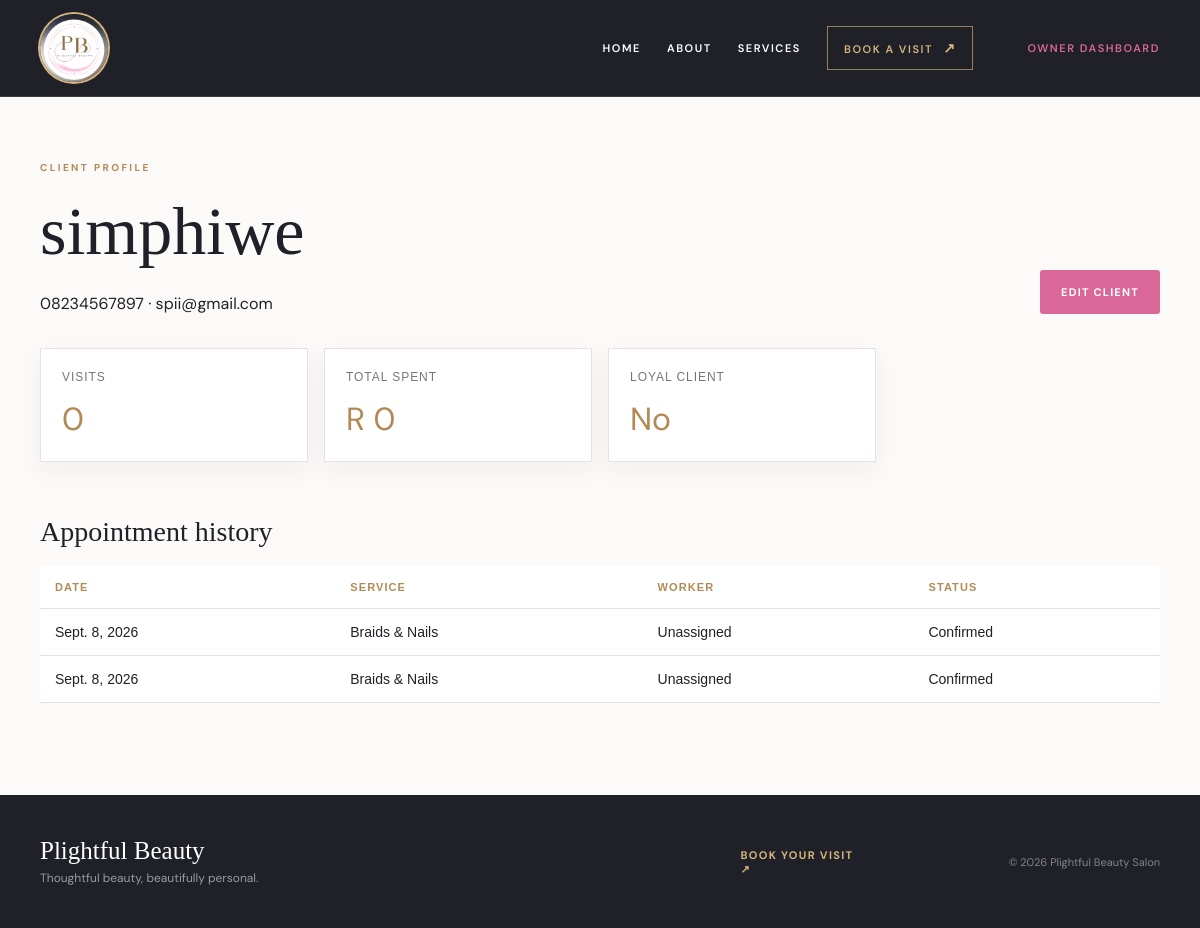
The app's page /owner/clients/6/, older data.
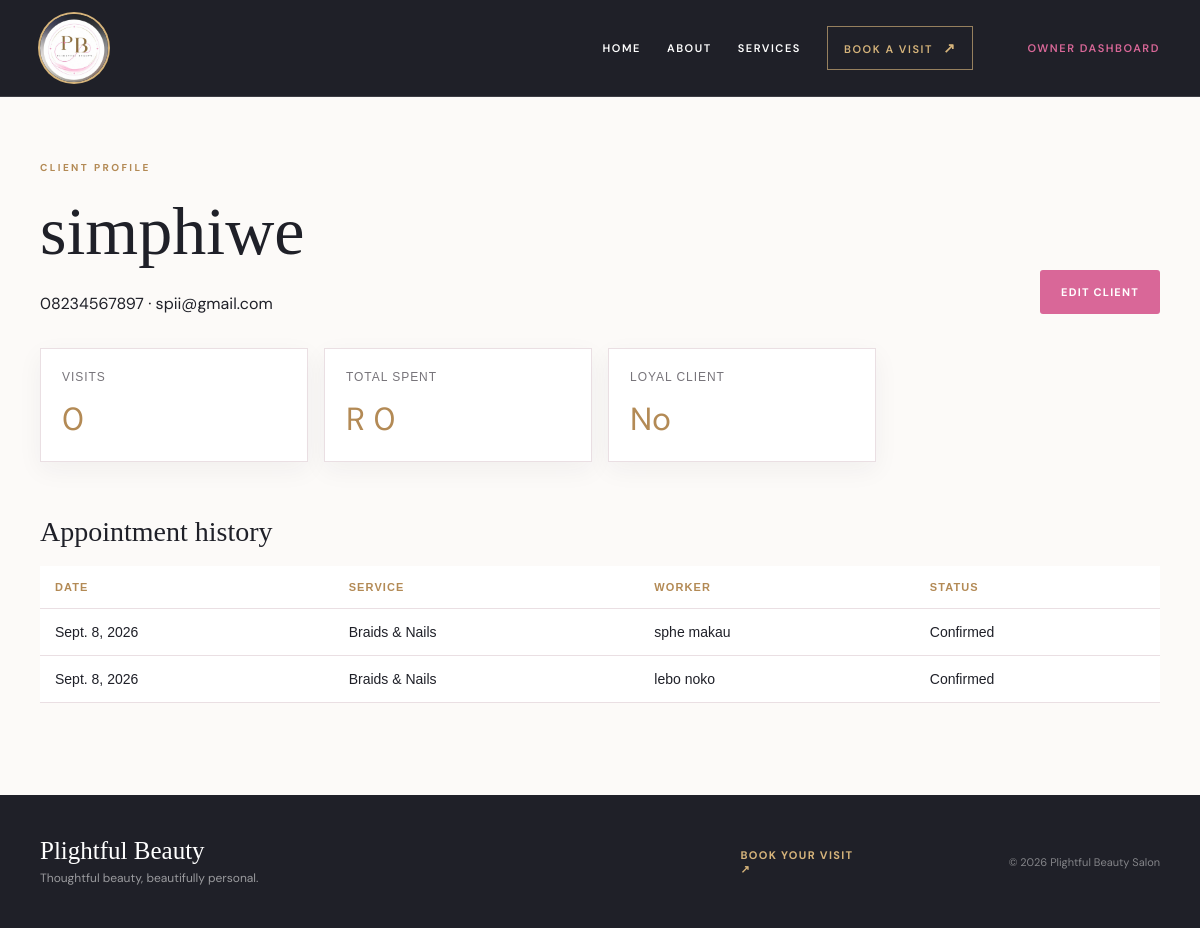
The same page, newer data.
### core/models.py (models this page shows, shortened)
class Appointment(models.Model):
    PENDING = 'pending'
    CONFIRMED = 'confirmed'
    CHECKED_IN = 'checked_in'
    IN_PROGRESS = 'in_progress'
    COMPLETED = 'completed'
    CANCELLED = 'cancelled'
    STATUS_CHOICES = [(PENDING, 'Pending'), (CONFIRMED, 'Confirmed'), (CHECKED_IN, 'Checked In'),
                      (IN_PROGRESS, 'In Progress'), (COMPLETED, 'Completed'), (CANCELLED, 'Cancelled')]
    client = models.ForeignKey(Client, on_delete=models.CASCADE, related_name='appointments')
    service = models.ForeignKey(Service, on_delete=models.PROTECT, related_name='appointments')
    worker = models.ForeignKey(Worker, on_delete=models.SET_NULL, null=True, blank=True, related_name='appointments')
    appointment_date = models.DateField()
    appointment_time = models.TimeField()
    notes = models.TextField(blank=True)
    inspiration_image_1 = models.ImageField(upload_to='inspiration/', blank=True, null=True)
    inspiration_image_2 = models.ImageField(upload_to='inspiration/', blank=True, null=True)
    status = models.CharField(max_length=20, choices=STATUS_CHOICES, default=PENDING)
    created_at = models.DateTimeField(auto_now_add=True)
    paid_at = models.DateTimeField(null=True, blank=True)
    completed_at = models.DateTimeField(null=True, blank=True)
    class Meta:
        ordering = ['appointment_date', 'appointment_time']
        constraints = [models.UniqueConstraint(fields=['appointment_date', 'appointment_time', 'worker'], name='unique_worker_slot')]

class Service(models.Model):
    name = models.CharField(max_length=120)
    description = models.TextField(blank=True)
    duration_minutes = models.PositiveIntegerField(default=60)
    price = models.DecimalField(max_digits=10, decimal_places=2)
    is_active = models.BooleanField(default=True)

class Worker(models.Model):
    user = models.OneToOneField(settings.AUTH_USER_MODEL, on_delete=models.CASCADE, related_name='worker_profile')
    position = models.CharField(max_length=100, default='Beauty Specialist')
    phone = models.CharField(max_length=30, blank=True)
    joined_date = models.DateField(auto_now_add=True)
    is_active = models.BooleanField(default=True)
    def __str__(self):
        return self.user.get_full_name() or self.user.username

### core/views.py (the view)
    def wrapped(request, *args, **kwargs):
        profile = getattr(request.user, 'profile', None)
        if request.user.is_authenticated and not (profile and profile.role == Profile.OWNER):
            raise PermissionDenied
        return view_func(request, *args, **kwargs)

### core/models.py (called while the page is built)
    @property
    def visits_count(self):
        return self.visits.count()

    @property
    def total_spent(self):
        return self.visits.aggregate(total=models.Sum('amount'))['total'] or 0

    @property
    def is_loyal(self):
        return self.visits_count >= 3

### core/views.py (called while the page is built)
def owner_required(view_func):
    def wrapped(request, *args, **kwargs):
        profile = getattr(request.user, 'profile', None)
        if request.user.is_authenticated and not (profile and profile.role == Profile.OWNER):
            raise PermissionDenied
        return view_func(request, *args, **kwargs)
    return wrapped

@owner_required
def client_detail(request, pk):
    client = get_object_or_404(Client, pk=pk)
    return render(request, 'core/client_detail.html', {'client': client, 'appointments': client.appointments.select_related('service', 'worker'), 'walk_ins': client.walk_ins.select_related('service', 'worker'), 'visits': client.visits.select_related('service', 'worker')})

### templates/core/client_detail.html
{% extends 'core/base.html' %}{% block content %}<section class="dashboard-section"><div class="container"><p class="eyebrow">CLIENT PROFILE</p><div class="section-heading"><div><h1>{{ client.full_name }}</h1><p>{{ client.phone }}{% if client.email %} &middot; {{ client.email }}{% endif %}</p></div><a class="btn-primary" href="{% url 'client_edit' client.pk %}">Edit client</a></div><div class="stats-grid"><div class="stat-card"><span>Visits</span><strong>{{ client.visits_count }}</strong></div><div class="stat-card"><span>Total spent</span><strong>R {{ client.total_spent }}</strong></div><div class="stat-card"><span>Loyal client</span><strong>{% if client.is_loyal %}Yes{% else %}No{% endif %}</strong></div></div><h2 class="dashboard-heading">Appointment history</h2><div class="table-wrap"><table><tr><th>Date</th><th>Service</th><th>Worker</th><th>Status</th></tr>{% for appointment in appointments %}<tr><td>{{ appointment.appointment_date }}</td><td>{{ appointment.service.name }}</td><td>{{ appointment.worker|default:'Unassigned' }}</td><td>{{ appointment.get_status_display }}</td></tr>{% endfor %}</table></div></div></section>{% endblock %}

Row changes from the older to the newer data that the page shows:
changed Appointment: worker "Unassigned" → "sphe makau"
changed Appointment: worker "Unassigned" → "lebo noko"
